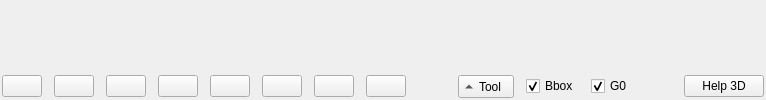
        <widget class="QWidget" name="tabVisu3D">
         <property name="sizePolicy">
          <sizepolicy hsizetype="Preferred" vsizetype="Preferred">
           <horstretch>1</horstretch>
           <verstretch>1</verstretch>
          </sizepolicy>
         </property>
         <attribute name="title">
          <string>Viewer3D</string>
         </attribute>
         <layout class="QVBoxLayout" name="verticalLayout_4">
          <property name="spacing">
           <number>1</number>
          </property>
          <property name="margin">
           <number>2</number>
          </property>
          <item>
           <widget class="Viewer" name="visu3D" native="true">
            <property name="sizePolicy">
             <sizepolicy hsizetype="Preferred" vsizetype="Preferred">
              <horstretch>1</horstretch>
              <verstretch>1</verstretch>
             </sizepolicy>
            </property>
            <property name="palette">
             <palette>
              <active>
               <colorrole role="Base">
                <brush brushstyle="SolidPattern">
                 <color alpha="255">
                  <red>255</red>
                  <green>255</green>
                  <blue>255</blue>
                 </color>
                </brush>
               </colorrole>
               <colorrole role="Window">
                <brush brushstyle="SolidPattern">
                 <color alpha="255">
                  <red>255</red>
                  <green>255</green>
                  <blue>255</blue>
                 </color>
                </brush>
               </colorrole>
              </active>
              <inactive>
               <colorrole role="Base">
                <brush brushstyle="SolidPattern">
                 <color alpha="255">
                  <red>255</red>
                  <green>255</green>
                  <blue>255</blue>
                 </color>
                </brush>
               </colorrole>
               <colorrole role="Window">
                <brush brushstyle="SolidPattern">
                 <color alpha="255">
                  <red>255</red>
                  <green>255</green>
                  <blue>255</blue>
                 </color>
                </brush>
               </colorrole>
              </inactive>
              <disabled>
               <colorrole role="Base">
                <brush brushstyle="SolidPattern">
                 <color alpha="255">
                  <red>255</red>
                  <green>255</green>
                  <blue>255</blue>
                 </color>
                </brush>
               </colorrole>
               <colorrole role="Window">
                <brush brushstyle="SolidPattern">
                 <color alpha="255">
                  <red>255</red>
                  <green>255</green>
                  <blue>255</blue>
                 </color>
                </brush>
               </colorrole>
              </disabled>
             </palette>
            </property>
            <property name="focusPolicy">
             <enum>Qt::StrongFocus</enum>
            </property>
           </widget>
          </item>
          <item>
           <layout class="QHBoxLayout" name="layout3D">
            <property name="spacing">
             <number>12</number>
            </property>
            <property name="sizeConstraint">
             <enum>QLayout::SetMinimumSize</enum>
            </property>
            <property name="leftMargin">
             <number>0</number>
            </property>
            <item>
             <widget class="QPushButton" name="View3DButton">
              <property name="toolTip">
               <string>Perspective view</string>
              </property>
              <property name="text">
               <string/>
              </property>
              <property name="icon">
               <iconset resource="../GrblController.qrc">
                <normaloff>:/img/isoview2.png</normaloff>:/img/isoview2.png</iconset>
              </property>
             </widget>
            </item>
            <item>
             <widget class="QPushButton" name="FrontViewButton">
              <property name="enabled">
               <bool>true</bool>
              </property>
              <property name="toolTip">
               <string>Front view</string>
              </property>
              <property name="text">
               <string/>
              </property>
              <property name="icon">
               <iconset resource="../GrblController.qrc">
                <normaloff>:/img/frontview.png</normaloff>:/img/frontview.png</iconset>
              </property>
             </widget>
            </item>
            <item>
             <widget class="QPushButton" name="BackViewButton">
              <property name="toolTip">
               <string>Back view</string>
              </property>
              <property name="text">
               <string/>
              </property>
              <property name="icon">
               <iconset resource="../GrblController.qrc">
                <normaloff>:/img/backview.png</normaloff>:/img/backview.png</iconset>
              </property>
             </widget>
            </item>
            <item>
             <widget class="QPushButton" name="LeftViewButton">
              <property name="toolTip">
               <string>Left view</string>
              </property>
              <property name="text">
               <string/>
              </property>
              <property name="icon">
               <iconset resource="../GrblController.qrc">
                <normaloff>:/img/leftview.png</normaloff>:/img/leftview.png</iconset>
              </property>
             </widget>
            </item>
            <item>
             <widget class="QPushButton" name="RightViewButton">
              <property name="toolTip">
               <string>Right view </string>
              </property>
              <property name="text">
               <string/>
              </property>
              <property name="icon">
               <iconset resource="../GrblController.qrc">
                <normaloff>:/img/rightview.png</normaloff>:/img/rightview.png</iconset>
              </property>
             </widget>
            </item>
            <item>
             <widget class="QPushButton" name="BottomViewButton">
              <property name="toolTip">
               <string>Bottom view</string>
              </property>
              <property name="text">
               <string/>
              </property>
              <property name="icon">
               <iconset resource="../GrblController.qrc">
                <normaloff>:/img/bottomview.png</normaloff>:/img/bottomview.png</iconset>
              </property>
             </widget>
            </item>
            <item>
             <widget class="QPushButton" name="TopViewButton">
              <property name="toolTip">
               <string>Top view</string>
              </property>
              <property name="text">
               <string/>
              </property>
              <property name="icon">
               <iconset resource="../GrblController.qrc">
                <normaloff>:/img/topview.png</normaloff>:/img/topview.png</iconset>
              </property>
             </widget>
            </item>
            <item>
             <widget class="QPushButton" name="VectorUpButton">
              <property name="toolTip">
               <string>Vector up along Y axis </string>
              </property>
              <property name="text">
               <string/>
              </property>
              <property name="icon">
               <iconset resource="../GrblController.qrc">
                <normaloff>:/img/upvector.png</normaloff>:/img/upvector.png</iconset>
              </property>
             </widget>
            </item>
            <item>
             <spacer name="horizontalSpacer_4">
              <property name="orientation">
               <enum>Qt::Horizontal</enum>
              </property>
              <property name="sizeHint" stdset="0">
               <size>
                <width>40</width>
                <height>20</height>
               </size>
              </property>
             </spacer>
            </item>
            <item>
             <widget class="QToolButton" name="toolButton">
              <property name="toolTip">
               <string>tool selection</string>
              </property>
              <property name="layoutDirection">
               <enum>Qt::LeftToRight</enum>
              </property>
              <property name="text">
               <string>Tool</string>
              </property>
              <property name="popupMode">
               <enum>QToolButton::InstantPopup</enum>
              </property>
              <property name="toolButtonStyle">
               <enum>Qt::ToolButtonTextBesideIcon</enum>
              </property>
              <property name="autoRaise">
               <bool>false</bool>
              </property>
              <property name="arrowType">
               <enum>Qt::UpArrow</enum>
              </property>
             </widget>
            </item>
            <item>
             <widget class="QCheckBox" name="BBcheckBox">
              <property name="toolTip">
               <string>With or without bounding box</string>
              </property>
              <property name="text">
               <string>Bbox</string>
              </property>
              <property name="checked">
               <bool>true</bool>
              </property>
             </widget>
            </item>
            <item>
             <widget class="QCheckBox" name="G0checkBox">
              <property name="toolTip">
               <string>with or without rapid movements</string>
              </property>
              <property name="text">
               <string>G0</string>
              </property>
              <property name="checked">
               <bool>true</bool>
              </property>
             </widget>
            </item>
            <item>
             <spacer name="horizontalSpacer3D">
              <property name="orientation">
               <enum>Qt::Horizontal</enum>
              </property>
              <property name="sizeType">
               <enum>QSizePolicy::Expanding</enum>
              </property>
              <property name="sizeHint" stdset="0">
               <size>
                <width>40</width>
                <height>20</height>
               </size>
              </property>
             </spacer>
            </item>
            <item>
             <widget class="QPushButton" name="Help3DButton">
              <property name="sizePolicy">
               <sizepolicy hsizetype="Fixed" vsizetype="Maximum">
                <horstretch>0</horstretch>
                <verstretch>0</verstretch>
               </sizepolicy>
              </property>
              <property name="toolTip">
               <string>Help 3D</string>
              </property>
              <property name="text">
               <string>Help 3D</string>
              </property>
              <property name="flat">
               <bool>false</bool>
              </property>
             </widget>
            </item>
           </layout>
          </item>
         </layout>
        </widget>
